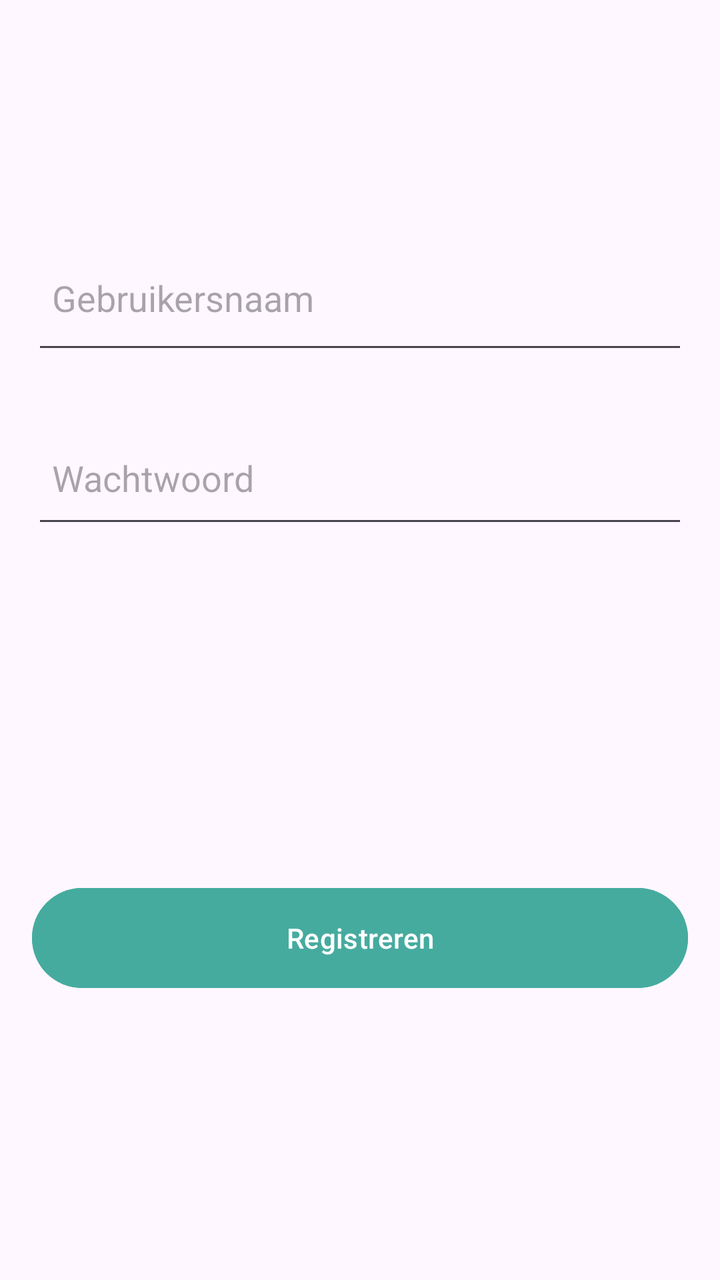
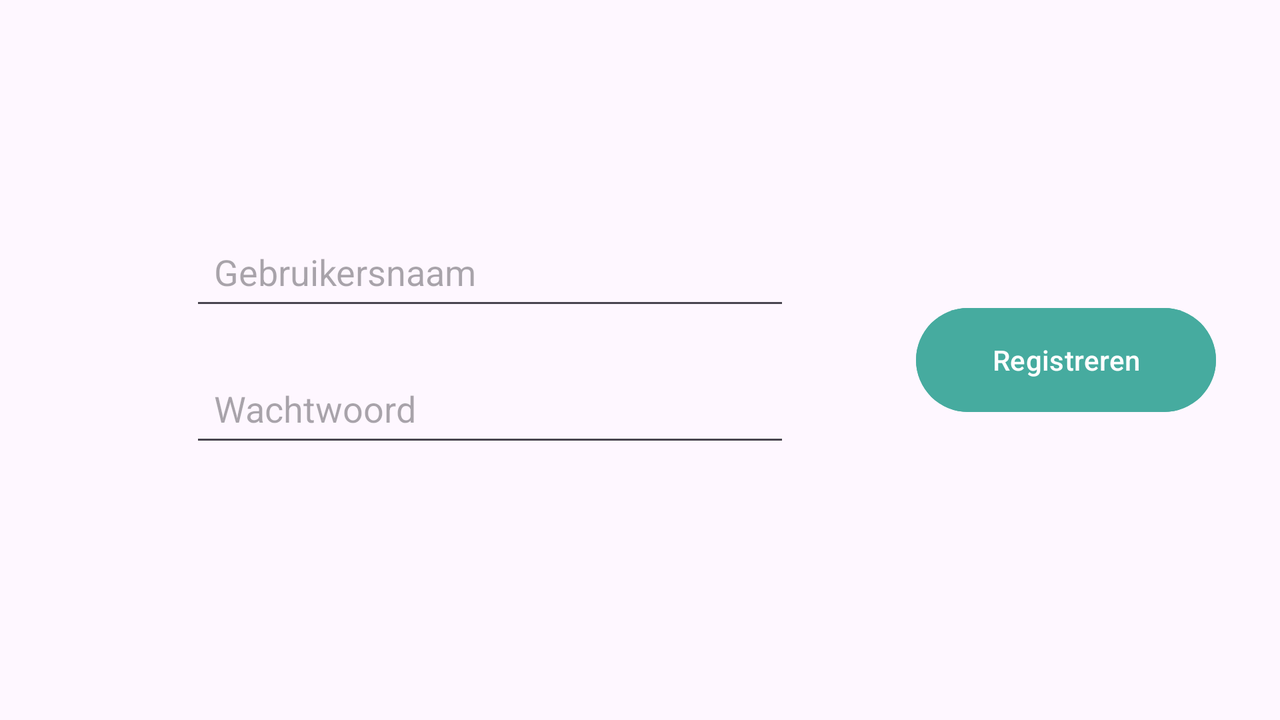

First picture: res/layout/ on a phone held upright. Second picture: the repository's own variant of that layout, on a device whose configuration matches the variant's folder. Source for both follows.
<!-- AndroidManifest.xml: application theme Theme.weerappexamen -->
<!-- res/layout/activity_registratie.xml -->
<RelativeLayout xmlns:android="http://schemas.android.com/apk/res/android"
    android:layout_width="match_parent"
    android:layout_height="match_parent"
    android:padding="16dp">


    <EditText
        android:id="@+id/etGebruikersnaam"
        android:layout_width="385dp"
        android:layout_height="66dp"
        android:layout_marginTop="100dp"
        android:hint="Gebruikersnaam"
        android:inputType="text"
        android:padding="10dp" />

    <EditText
        android:id="@+id/etWachtwoord"
        android:layout_width="385dp"
        android:layout_height="60dp"
        android:layout_below="@id/etGebruikersnaam"
        android:layout_marginTop="27dp"
        android:hint="Wachtwoord"
        android:inputType="textPassword"
        android:padding="10dp" />

    <Button
        android:id="@+id/btnRegistreren"
        android:layout_width="378dp"
        android:layout_height="58dp"
        android:layout_below="@id/etWachtwoord"
        android:layout_marginTop="171dp"
        android:backgroundTint="@color/my_button_color"
        android:onClick="registreer"
        android:padding="10dp"
        android:text="Registreren"
        android:textColor="@color/white" />
</RelativeLayout>
<!-- resources referenced by this layout -->
<resources>
  <color name="my_button_color">#46AB9F</color>
  <color name="white">#FFFFFFFF</color>
  <style name="Theme.weerappexamen" parent="Base.Theme.weerappexamen" />
  <style name="Base.Theme.weerappexamen" parent="Theme.Material3.DayNight.NoActionBar">
          <item name="android:statusBarColor">@color/status_bar_color</item>
      </style>
  <color name="status_bar_color">#46AB9F</color>
</resources>
<!-- res/layout-land/activity_registratie.xml (the repository's variant of the layout above) -->
<!-- drawn on the phone turned sideways -->
<?xml version="1.0" encoding="utf-8"?>
<RelativeLayout
    xmlns:android="http://schemas.android.com/apk/res/android"
    android:layout_width="match_parent"
    android:layout_height="match_parent"
    android:padding="32dp">

    <LinearLayout
        android:id="@+id/formContainer"
        android:layout_width="match_parent"
        android:layout_height="wrap_content"
        android:orientation="horizontal"
        android:gravity="center"
        android:layout_centerInParent="true">

        <LinearLayout
            android:layout_width="0dp"
            android:layout_weight="1"
            android:layout_height="wrap_content"
            android:orientation="vertical"
            android:gravity="center_horizontal">

            <EditText
                android:id="@+id/etGebruikersnaam"
                android:layout_width="300dp"
                android:layout_height="wrap_content"
                android:hint="Gebruikersnaam"
                android:inputType="text"
                android:padding="12dp"
                android:layout_marginBottom="20dp"/>

            <EditText
                android:id="@+id/etWachtwoord"
                android:layout_width="300dp"
                android:layout_height="wrap_content"
                android:hint="Wachtwoord"
                android:inputType="textPassword"
                android:padding="12dp"
                android:layout_marginBottom="20dp"/>
        </LinearLayout>

        <Button
            android:id="@+id/btnRegistreren"
            android:layout_width="wrap_content"
            android:layout_height="wrap_content"
            android:backgroundTint="@color/my_button_color"
            android:onClick="registreer"
            android:padding="16dp"
            android:text="Registreren"
            android:textColor="@color/white"
            android:minHeight="60dp"
            android:minWidth="150dp"
            android:layout_gravity="center_vertical"/>
    </LinearLayout>

</RelativeLayout>
